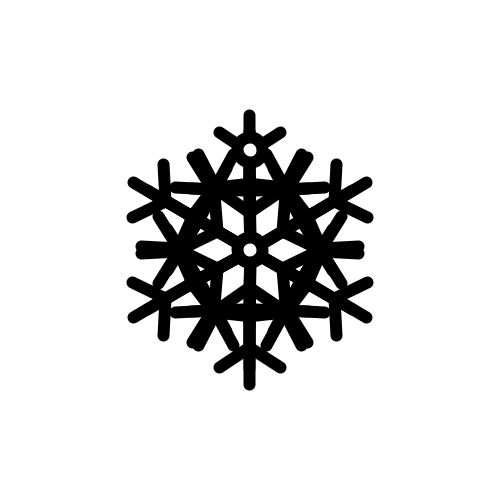
Frame 1 (no input)
Frame 60 (the mouse pressed at the canvas centre just before this capture): identical to frame 1, image omitted
Frame 120 (the mouse held since frame 60 and released just before this capture): identical to frame 1, image omitted

The Processing sketch that drew this single still picture (run headless with seeded random() and noise(); from frame 60 on, the mouse is pressed at the canvas centre):

// Processing sketch: algorithmic_snowflakes
// ── algorithmic_snowflakes.pde
// how big are the snowflakes, in pixels?
int SIZE = 100;
// how many levels of branches do our snowflakes have?
int DEPTH = 3;
// how thick do we draw the lines?
int THICKNESS = 12;
float[] fractions = new float[DEPTH];
int[] angles = new int[DEPTH];
int saves = 0;

void setup() {
  size(500,500);
  stroke(0,0,0);
  pushMatrix();
  strokeWeight(THICKNESS);
  fill(255,255,255);
  snowflake();
}
//make a new snowflake with each mouse click, and save the old one
void mouseClicked() {
  if (mouseButton == LEFT) {
    save("snowflake" + saves + ".png");
    saves = saves + 1;
  }
  snowflake();
}
//this function creates a snowflake
void snowflake() {
  //set background color
  background(255,255,255);
  //move the origin to the center of the canvas
  translate(250,250);
  //rotate the canvas so the zero-direction is up
  rotate(radians(-90));
  //generate three random branch positions and three random angles
  for(int i = 0; i<DEPTH; i++) {
    fractions[i] = 0.5 + 0.25*(random(1) - random(1));
    angles[i] = int(60 + random(40) - random(40));
  }
  //six times, create a branch and then rotate the canvas 60 degrees
  for(int i = 0; i<6; i++) {
      branch(SIZE,0);
      rotate(radians(60));
  }
  //draw the eyelet at the top
  ellipse(0,0,0.25*SIZE,0.25*SIZE);
  ellipse(SIZE,0,0.25*SIZE,0.25*SIZE);
}
//this function creates one of the six branches
void branch(int size, int depth) {
  if(depth<DEPTH) {
    line(0,0,size,0);
    //each recursive branch calls "branch" four times until DEPTH is reached
    branch(int(fractions[depth]*size),depth+1);
    //the matrix stack is an important concept in Processing
    //pushMatrix is like bookmarking the canvas, and popMatrix rolls it back
    pushMatrix();
    translate(fractions[depth]*size,0);
    branch(int(fractions[depth]*size),depth+1);
    pushMatrix();
    rotate(radians(-angles[depth]));
    branch(int(fractions[depth]*size),depth+1);
    popMatrix();
    pushMatrix();
    rotate(radians(angles[depth]));
    branch(int(fractions[depth]*size),depth+1);
    popMatrix();
    popMatrix();
  }
}

void draw() {
}
